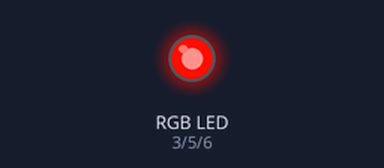
Recording of a sketch running on a simulated Arduino Uno, built with avr-gcc and run on an emulated ATmega328P. Shown: an RGB LED mixed from three pins (HIGH = lit).

Above: at 0.15 s.
At 4.96 s:
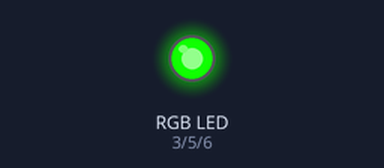
At 9.78 s:
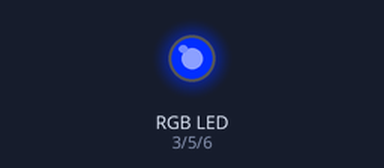
At 19.71 s:
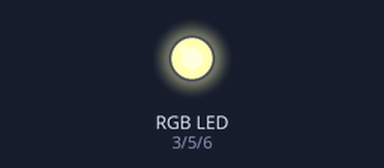
At 29.37 s:
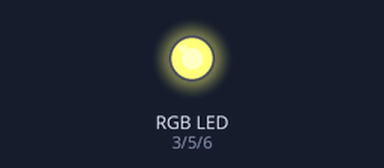
At 39.6 s:
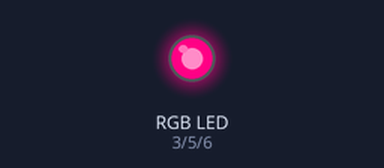
Timing chart, 0 to 40.0 s (numbered marks = the images above):
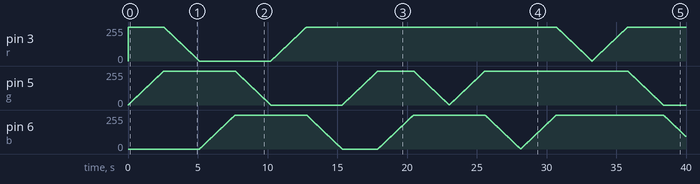

The sketch:

RGB.ino
```cpp
int r = 3;
int g = 5;
int b = 6;

void setup() {
  pinMode(r,OUTPUT);
  pinMode(g,OUTPUT);
  pinMode(b,OUTPUT);

}

void loop() {
 pattern_1();
 pattern_2();
}

void pattern_1(){
  green_up();
  red_down();
  blue_up();
  green_down();
  red_up();
  blue_down();
}
void pattern_2(){
  green_up();
  blue_up();
  green_down();
  green_up();
  blue_down();
  blue_up();
  red_down();
  red_up();
  green_down();
  blue_down();
  red_down();
  red_up();
}
int x = 255;
int y = 0;
int z = 0;
void rgb(int x,int y,int z){
  analogWrite(r,x);
  analogWrite(g,y);
  analogWrite(b,z);
}

void red_up(){
 for(x = 0;x < 255;x++ ){
   rgb(x,y,z);
   delay(10);
 }
}
void red_down(){
  for(x;x > 0;x-- ){
   rgb(x,y,z);
   delay(10);
 }
}
void green_up(){
  for(y;y < 255;y++ ){
   rgb(x,y,z);
   delay(10);
 }
}
void green_down(){
  for(y;y > 0;y-- ){
   rgb(x,y,z);
   delay(10);
 }
}
void blue_up(){
  for(z;z < 255;z++ ){
   rgb(x,y,z);
   delay(10);
 }
}
void blue_down(){
  for(z;z > 0;z-- ){
   rgb(x,y,z);
   delay(10);
 }
}
```
